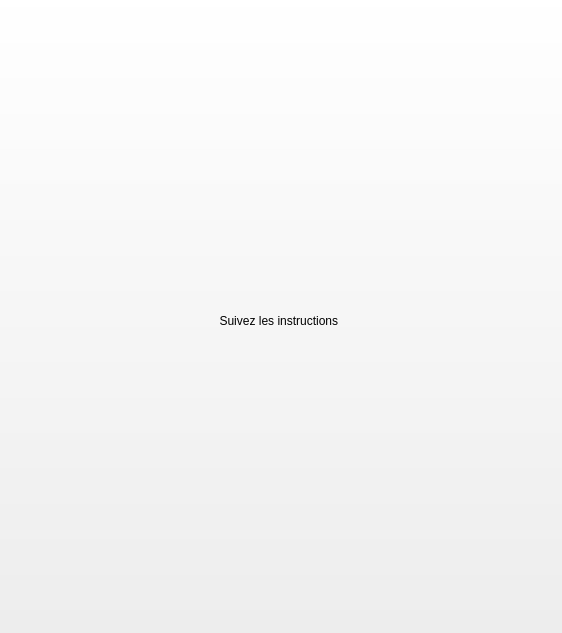
<?xml version="1.0" encoding="UTF-8"?>
<ui version="4.0">
 <class>PayWindow</class>
 <widget class="QWidget" name="PayWindow">
  <property name="geometry">
   <rect>
    <x>0</x>
    <y>0</y>
    <width>562</width>
    <height>633</height>
   </rect>
  </property>
  <property name="windowTitle">
   <string>Form</string>
  </property>
  <widget class="QPushButton" name="windowButton">
   <property name="geometry">
    <rect>
     <x>-10</x>
     <y>-10</y>
     <width>581</width>
     <height>661</height>
    </rect>
   </property>
   <property name="text">
    <string>Suivez les instructions </string>
   </property>
  </widget>
 </widget>
 <resources/>
 <connections/>
</ui>
